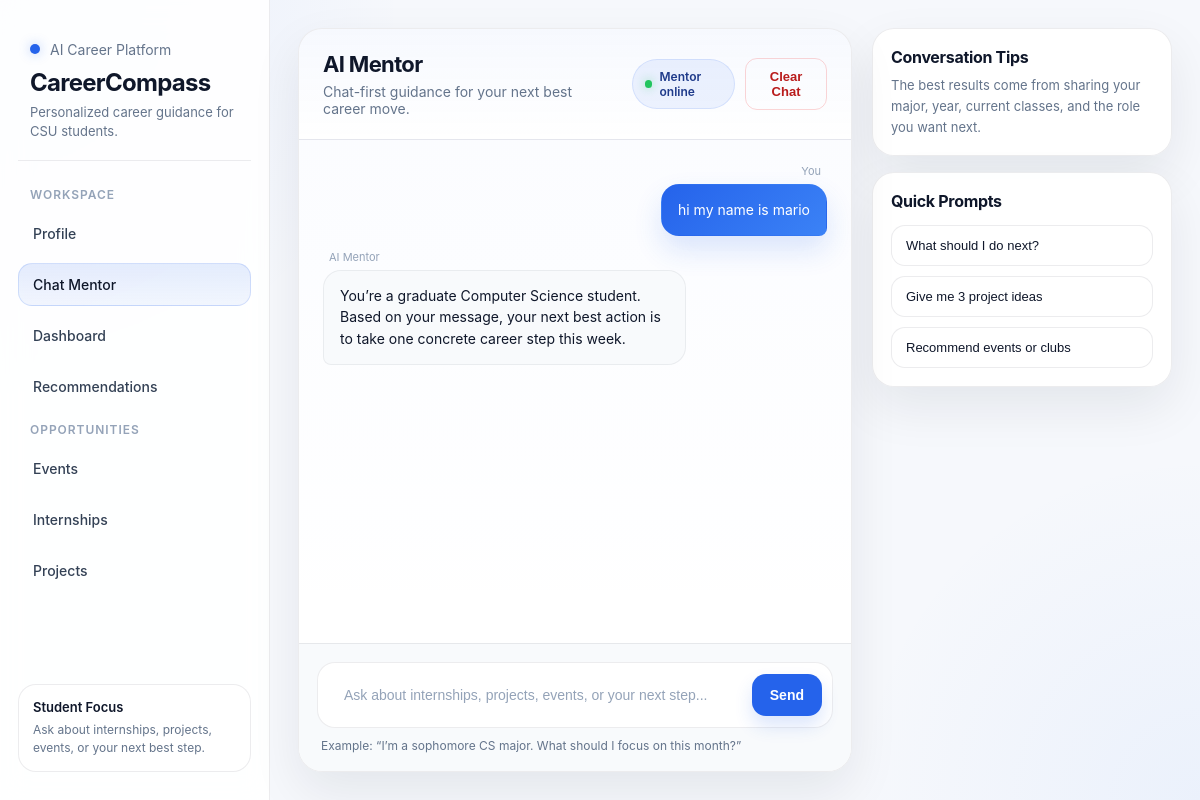
Page /chat/ (signed in) on the earlier database version.
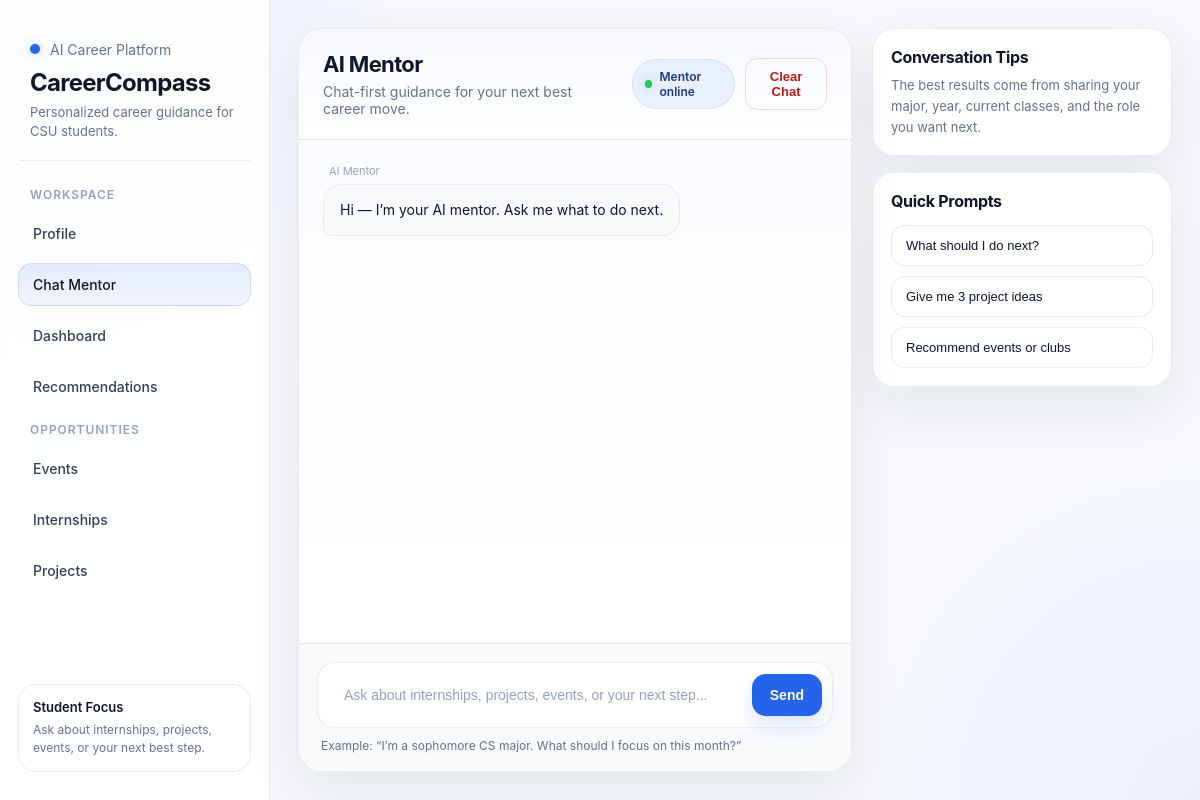
Same page on the later database version.
### chat/models.py (models this page shows, shortened)
class ChatMessage(models.Model):
    SENDER_CHOICES = [
        ("user", "User"),
        ("assistant", "Assistant"),
    ]
    session = models.ForeignKey(ChatSession, on_delete=models.CASCADE, related_name="messages")
    sender = models.CharField(max_length=20, choices=SENDER_CHOICES)
    content = models.TextField()
    timestamp = models.DateTimeField(auto_now_add=True)

### chat/views.py (the view)
# urls.py: path("", chat_mentor_view, name="chat_mentor"),
@login_required
def chat_mentor_view(request):
    session, _ = ChatSession.objects.get_or_create(
        user=request.user,
        defaults={"title": "Main Chat"}
    )
    messages = session.messages.all().order_by("timestamp")
    return render(request, "chat/chat_mentor.html", {"messages": messages})

### chat/templates/chat/chat_mentor.html (shortened to what the changed rows need)
<!DOCTYPE html>
<html lang="en">
<head>
</head>
<body>
<div class="layout">
    <main class="main">
        <div class="chat-shell">
            <section class="chat-wrapper">
                <div class="chat-header">
                    <div class="chat-header-row">
                        <div>
                            <h2>AI Mentor</h2>
                        </div>
                    </div>
                </div>
                <div class="chat-messages" id="chat-messages">
                    {% for message in messages %}
                        <div class="message {% if message.sender == 'user' %}user{% else %}assistant{% endif %}">
                            <div class="message-content">
                                <div class="message-meta">
                                    {% if message.sender == 'user' %}You{% else %}AI Mentor{% endif %}
                                </div>
                                <div class="bubble">{{ message.content }}</div>
                            </div>
                        </div>
                    {% empty %}
                        <div class="message assistant">
                            <div class="message-content">
                                <div class="message-meta">AI Mentor</div>
                                <div class="bubble">Hi — I’m your AI mentor. Ask me what to do next.</div>
                            </div>
                        </div>
                    {% endfor %}
                </div>
            </section>
        </div>
    </main>
</div>
</body>
</html>

Differences in the rows shown:
removed ChatMessage: sender "You", content "hi my name is mario"
removed ChatMessage: sender "AI Mentor", content "You’re a graduate Computer Science student. Based on your message, your next best action is to take one concrete career step this week."
Other differences:
text now shown: "AI Mentor Hi — I’m your AI mentor. Ask me what to do next."
